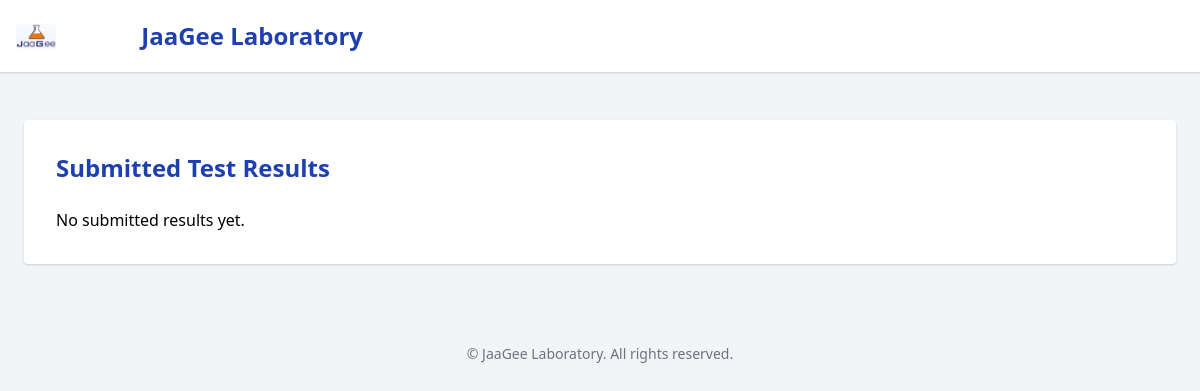
Page /dashboard/manager/results/ (signed in) on the earlier database version.
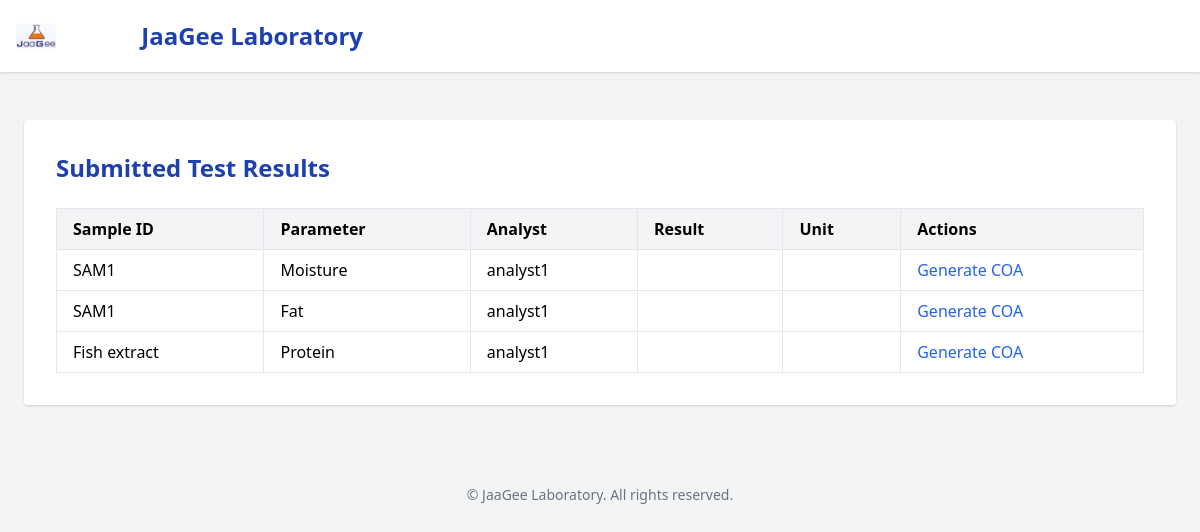
Same page on the later database version.
### core/models.py (models this page shows, shortened)
class TestAssignment(models.Model):
    sample = models.ForeignKey(Sample, on_delete=models.CASCADE)
    parameter = models.ForeignKey(TestParameter, on_delete=models.CASCADE)
    assigned_to = models.ForeignKey(User, on_delete=models.SET_NULL, null=True)
    deadline = models.DateField()
    status = models.CharField(max_length=20, choices=[('Pending', 'Pending'), ('Completed', 'Completed')])
    worksheet = models.ForeignKey('Worksheet', null=True, blank=True, on_delete=models.SET_NULL, related_name='test_assignments')

class Sample(models.Model):
    client = models.ForeignKey('Client', on_delete=models.CASCADE, related_name="samples")
    requested_parameters = models.ManyToManyField('TestParameter', blank=True)
    batch = models.ForeignKey('Batch', on_delete=models.SET_NULL, null=True, blank=True, related_name='sample_set')
    sample_id = models.CharField(max_length=30)
    nature_of_sample = models.CharField(max_length=100)
    weight = models.FloatField()
    status = models.CharField(max_length=30, default='Pending')  # Pending, In Progress, Completed
    qc_flag = models.CharField(
        max_length=20,
        choices=[
            ('', 'None'),
            ('Control', 'Control'),
            ('Duplicate', 'Duplicate'),
        ],
        default='',
        blank=True
    )

class TestParameter(models.Model):
    test_type = models.ForeignKey('TestType', on_delete=models.SET_NULL, null=True, blank=True)
    name = models.CharField(max_length=100)  # Protein, Fat, Ash, etc.
    price = models.DecimalField(max_digits=10, decimal_places=2, default=1000)

### core/views.py (the view)
# urls.py: path('dashboard/manager/results/', submitted_results, name='submitted_results'),
@login_required
@user_passes_test(is_manager)
def submitted_results(request):
    assignments = TestAssignment.objects.filter(status='Completed').select_related('sample', 'parameter', 'assigned_to')
    return render(request, 'core/submitted_results.html', {
        'assignments': assignments
    })

### core/views.py (called while the page is built)
def is_manager(user):
    return user.groups.filter(name='Manager').exists()

### core/templates/core/submitted_results.html
{% extends 'base.html' %}
{% block content %}
<div class="max-w-6xl mx-auto bg-white shadow p-8 rounded mt-6">
  <h2 class="text-2xl font-bold text-blue-800 mb-6">Submitted Test Results</h2>
  {% if assignments %}
  <table class="min-w-full table-auto border">
    <thead>
      <tr class="bg-gray-100 text-left">
        <th class="px-4 py-2 border">Sample ID</th>
        <th class="px-4 py-2 border">Parameter</th>
        <th class="px-4 py-2 border">Analyst</th>
        <th class="px-4 py-2 border">Result</th>
        <th class="px-4 py-2 border">Unit</th>
        <th class="px-4 py-2 border">Actions</th>
      </tr>
    </thead>
    <tbody>
      {% for assignment in assignments %}
        <tr class="hover:bg-gray-50">
          <td class="px-4 py-2 border">{{ assignment.sample.sample_id }}</td>
          <td class="px-4 py-2 border">{{ assignment.parameter.name }}</td>
          <td class="px-4 py-2 border">{{ assignment.assigned_to.username }}</td>
          <td class="px-4 py-2 border">{{ assignment.result.value }}</td>
          <td class="px-4 py-2 border">{{ assignment.result.unit }}</td>
          <td class="px-4 py-2 border">
            <a href="{% url 'generate_coa' assignment.sample.client.client_id %}"
               class="text-blue-600 hover:underline">Generate COA</a>
          </td>
        </tr>
      {% endfor %}
    </tbody>
  </table>
  {% else %}
    <p>No submitted results yet.</p>
  {% endif %}
</div>
{% endblock %}

Differences in the rows shown:
now on this page (row edited): TestAssignment: sample.sample_id "SAM1", parameter.name "Moisture", assigned_to.username "analyst1"
now on this page (row edited): TestAssignment: sample.sample_id "SAM1", parameter.name "Fat", assigned_to.username "analyst1"
added TestAssignment: sample.sample_id "Fish extract", parameter.name "Protein", assigned_to.username "analyst1"
Other differences:
text no longer shown: "No submitted results yet."
text now shown: "Sample ID Parameter Analyst Result Unit Actions"
